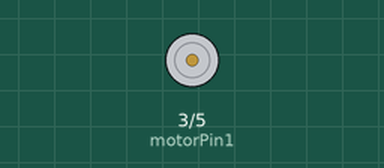
The sketch below on a simulated Arduino Uno, built with avr-gcc and run on an emulated ATmega328P. Parts: motor-driver pin pairs drawn as motors (green arrow = first pin HIGH = forward, orange = second pin HIGH = backward, longer = more drive). Random numbers use the default seed unless the sketch sets one; what the sketch prints to the serial monitor is not drawn.

Above: at 0.5 s.
At 19.3 s:
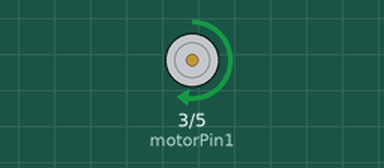
At 24.6 s:
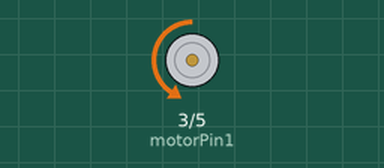
At 37.7 s:
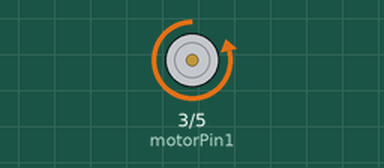
Timing chart, 0 to 40.0 s (numbered marks = the images above):
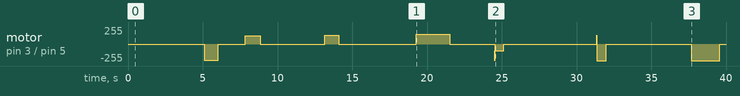

Measured:
- by itself, motor on pin 3 (motorPin1) / pin 5 (motorPin2): stopped → backward 247/255 at 5.1 s, → stopped 0.93 s later, → forward 124/255 1.8 s later, → stopped 1.0 s later, … (16 changes in this stretch)

The sketch:

Wichelroedereset2.ino
```cpp
#include <math.h>

float x;
int o3, o5, o6, i, loopnum;
const int Reset =  4;
int i2 = 0;
//const int potPin1 = A0;
//const int potPin2 = A1;
//const int potPin3 = A2;
//const int potPin4 = A3;
//const int potPin5 = A4;
const int motorPin1 = 3;
const int motorPin2 = 5;
//int scene;
long previousMillis = 0;                           // will store last time LED was updated
long previousIntervalMillis = 0;                   // will store last time LED was updated
long previousWichelThresholdIntervalMillis = 0; // will store last time LED was updated
long previousRoedeThresholdIntervalMillis = 0;  // will store last time LED was updated
// the follow variables is a long because the time, measured in miliseconds,
// will quickly become a bigger number than can be stored in an int.
long interval = 200;
long interval_interval = 1600;
long wichel_threshold_interval = 150;
int wichel_threshold = 150;
long roede_threshold_interval = 100;
int roede_threshold = 140;
byte perm[] = {151, 160, 137, 91, 90, 15, 131, 13, 201, 95, 96,
               53, 194, 233, 7, 225, 140, 36, 103, 30, 69, 142, 8, 99, 37, 240, 21, 10, 23, 190, 6,
               148, 247, 120, 234, 75, 0, 26, 197, 62, 94, 252, 219, 203, 117, 35, 11, 32, 57, 177,
               33, 88, 237, 149, 56, 87, 174, 20, 125, 136, 171, 168, 68, 175, 74, 165, 71, 134, 139,
               48, 27, 166, 77, 146, 158, 231, 83, 111, 229, 122, 60, 211, 133, 230, 220, 105, 92,
               41, 55, 46, 245, 40, 244, 102, 143, 54, 65, 25, 63, 161, 1, 216, 80, 73, 209, 76, 132,
               187, 208, 89, 18, 169, 200, 196, 135, 130, 116, 188, 159, 86, 164, 100, 109, 198,
               173, 186, 3, 64, 52, 217, 226, 250, 124, 123, 5, 202, 38, 147, 118, 126, 255, 82, 85,
               212, 207, 206, 59, 227, 47, 16, 58, 17, 182, 189, 28, 42, 223, 183, 170, 213, 119,
               248, 152, 2, 44, 154, 163, 70, 221, 153, 101, 155, 167, 43, 172, 9, 129, 22, 39, 253,
               19, 98, 108, 110, 79, 113, 224, 232, 178, 185, 112, 104, 218, 246, 97, 228, 251, 34,
               242, 193, 238, 210, 144, 12, 191, 179, 162, 241, 81, 51, 145, 235, 249, 14, 239, 107,
               49, 192, 214, 31, 181, 199, 106, 157, 184, 84, 204, 176, 115, 121, 50, 45, 127, 4,
               150, 254, 138, 236, 205, 93, 222, 114, 67, 29, 24, 72, 243, 141, 128, 195, 78, 66,
               215, 61, 156, 180
              };

void setup()
{

  digitalWrite(4, HIGH);
  delay(200);
  pinMode(4, OUTPUT);
  delay(200);
  i2 = 0;
  Serial.begin(9600);
  pinMode(3, OUTPUT);
  pinMode(5, OUTPUT);
}
int NewValue;
void loop()
{
  unsigned long currentMillis = millis();

  if (currentMillis - previousMillis > interval)
  {
    // save the last time you blinked the LED
    previousMillis = currentMillis;
    x = float(currentMillis) / 200.0f;
    o5 = fastFloor(128 * generate(x + 5728) + 128);
    o6 = fastFloor(128 * generate(x) + 128);
    o3 = fastFloor(128 * generate(x + 19082) + 128);
    int OldRange = 255;
    int NewMin = 25;

    loopnum = map(o6, 0, 255, 20, 300);
    for (i = 0; i < loopnum; i++)
    {
      int wichel = wichel_func(o3, wichel_threshold);
      int roede = roede_func(o5, roede_threshold);
      analogWrite(motorPin1, wichel);
      analogWrite(motorPin2, roede);
      Serial.println(wichel);
    if (currentMillis - previousIntervalMillis > interval_interval)
    {
      // save the last time you blinked the LED
      previousIntervalMillis = currentMillis;
      interval = map(o5, 0, 255, 50, 200);
    }
    if (currentMillis - previousWichelThresholdIntervalMillis > wichel_threshold_interval)
    {
      // save the last time you blinked the LED
      previousWichelThresholdIntervalMillis = currentMillis;
      wichel_threshold = random(170, 230);
    }
    if (currentMillis - previousRoedeThresholdIntervalMillis > roede_threshold_interval)
    {
      // save the last time you blinked the LED
      previousRoedeThresholdIntervalMillis = currentMillis;
      roede_threshold = random(180, 230);
    }

if (i2 > 10000) {
      Serial.println("Resetting now");
      delay(200);
      digitalWrite(Reset, LOW);
    }else{
           i2 ++;
        Serial.println(i2);}
    }}


}

float generate(float x)
{
  int i0 = fastFloor(x);
  int i1 = i0 + 1;
  float x0 = x - i0;
  float x1 = x0 - 1.0f;

  float n0, n1;

  float t0 = 1.0f - x0 * x0;
  t0 *= t0;
  n0 = t0 * t0 * grad(perm[i0 & 0xff], x0);

  float t1 = 1.0f - x1 * x1;
  t1 *= t1;
  n1 = t1 * t1 * grad(perm[i1 & 0xff], x1);
  // The maximum value of this noise is 8*(3/4)^4 = 2.53125
  // A factor of 0.395 scales to fit exactly within [-1,1]
  return 0.395f * (n0 + n1);
}

int fastFloor(float x)
{
  return (x > 0) ? ((int)x) : (((int)x) - 1);
}

float grad(int hash, float x)
{
  int h = hash & 15;
  float grad = 1.0f + (h & 7); // Gradient value 1.0, 2.0, ..., 8.0
  if ((h & 8) != 0)
    grad = -grad;    // Set a random sign for the gradient
  return (grad * x); // Multiply the gradient with the distance
}


int roede_func(int raw_value, int threshold)
{
  int NewValue;
  if (raw_value < threshold)
  {
    NewValue = 0;
  }
  else
  {
    NewValue = map(raw_value, 120, 255, 240, 250);
  }
  return NewValue;
}

int wichel_func(int raw_value, int threshold)
{
  int NewValue;
  if (raw_value < threshold)
  {
    NewValue = 0;
  }
  else
  {
    NewValue = map(raw_value, 120, 255, 100, 150);
  }
  return NewValue;
}
```
